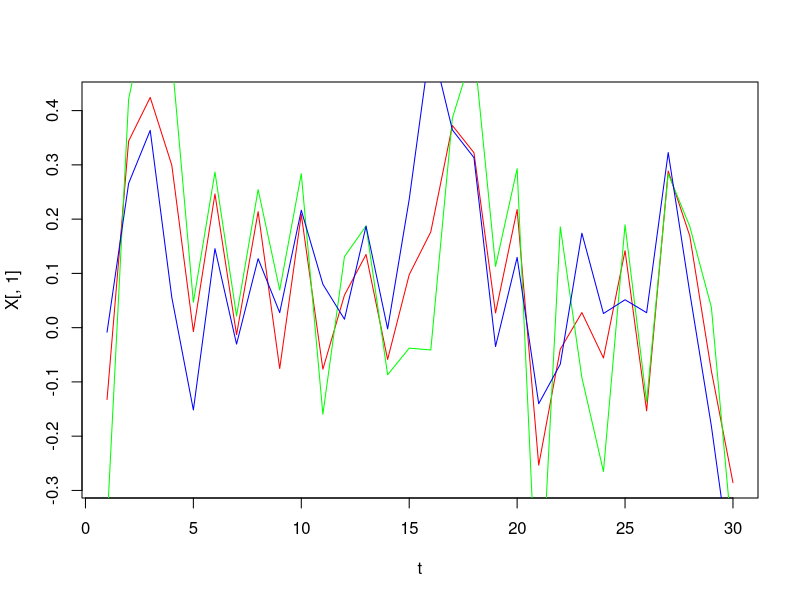
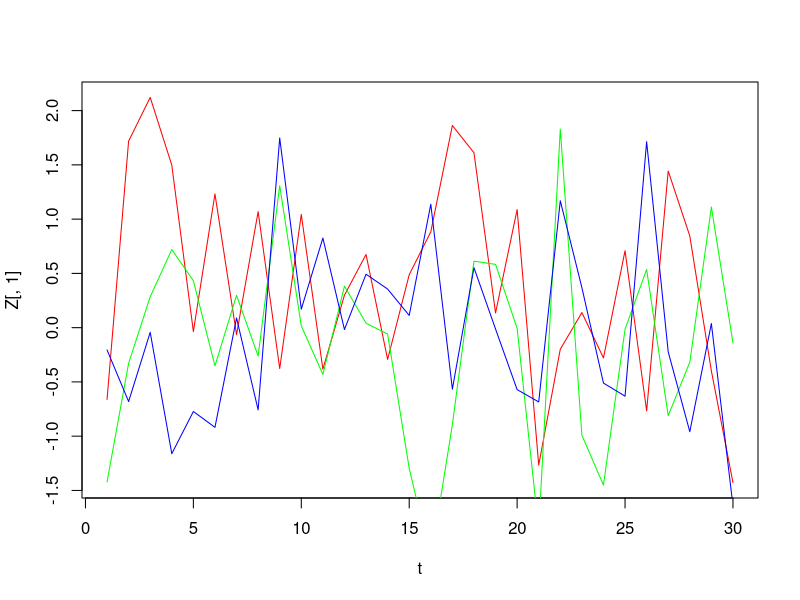

Recreate these plots in R, in order.
#------------------------------------------------------------
# MUCD - Fundamentos Algebra para ciencias de datos
# Simulacion de n rendimientos normales correlacionados
#------------------------------------------------------------

rm(list=ls())

s1 <- 0.2
s2 <- 0.3
s3 <- 0.25
r12 <- 0.9
r13 <- 0.75
r23 <- 0.5
s12 <- r12*s1*s2
s13 <- r13*s1*s3
s23 <- r23*s2*s3

V<- matrix(c(s1^2, s12, s23, s12, s2^2, s23, s13, s23, s3^2),3,3) 
V
V.chol <- chol(V)
V.chol

# Comprobacion 
V2 <- t(V.chol) %*% V.chol
V2

nsimul <- 30

set.seed(14)
Z <- matrix(rnorm(nsimul*3),nsimul,3)
Z

Z[,1]
Z[,2]
Z[,3]

#------------------------------------------------------------
# Solucion: Matriz de serie temporal de rendimientos correlacionados
#------------------------------------------------------------
X <- Z %*% V.chol

t<-1:nsimul

# Grafico temporal de los 3 activos DEPENDIENTES
plot(t, X[,1], type = "l", col="red")
lines(t,X[,2],col="green")
lines(t,X[,3],col="blue")

cov(X)
V # no coincide exactamente porque se obtiene por simulacion


# Grafico temporal de los 3 activos INDEPENDIENTES
plot(t, Z[,1], type = "l", col="red")
lines(t,Z[,2],col="green")
lines(t,Z[,3],col="blue")

cor(Z)
